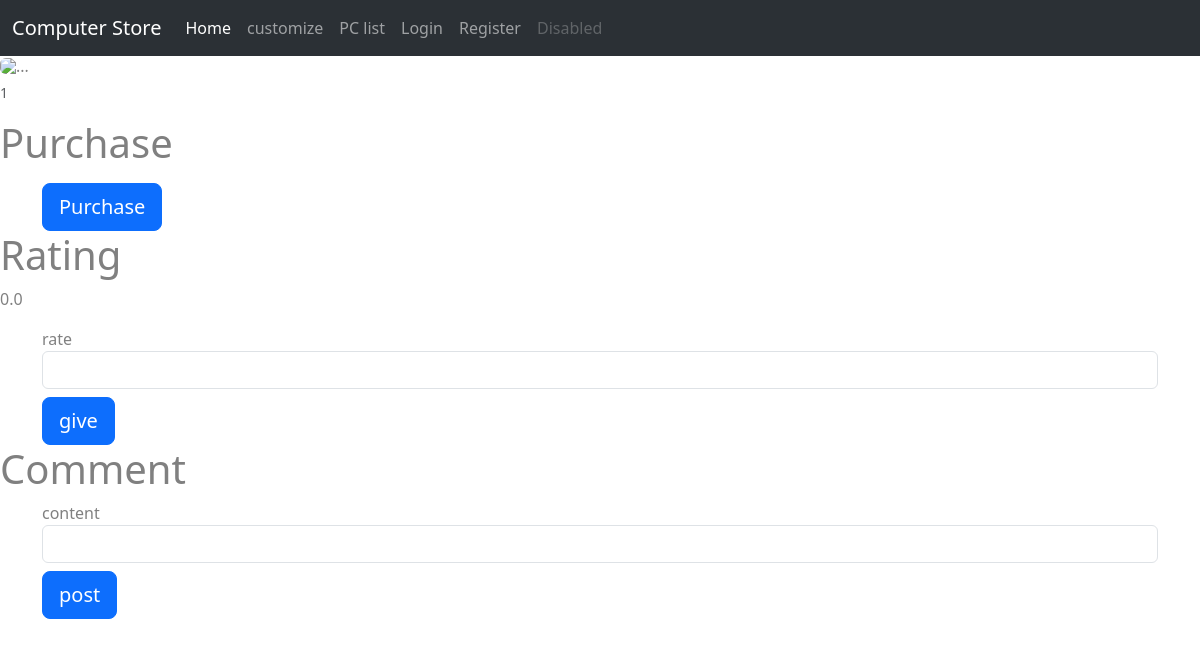
Before: /itempage/1 with the older database file.
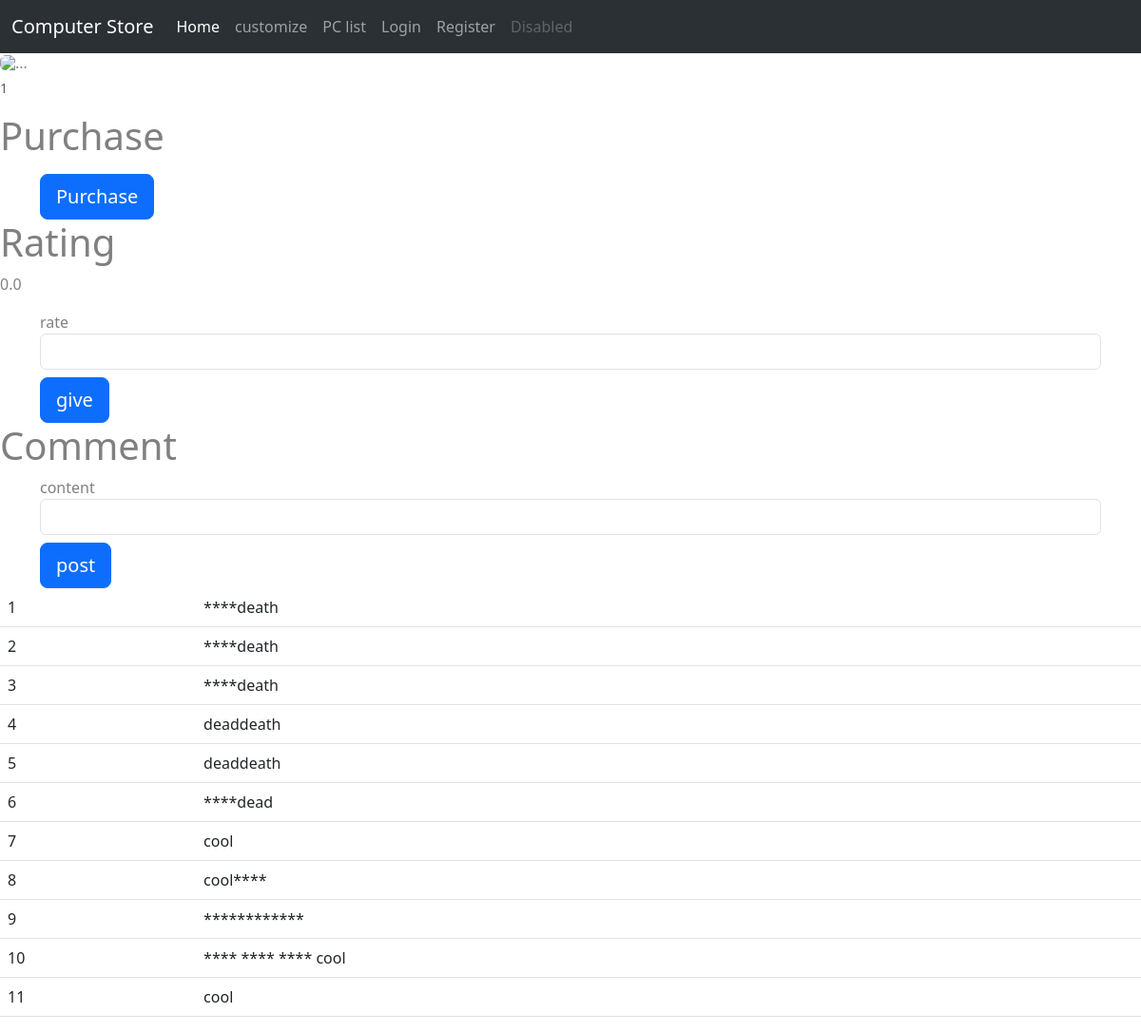
After: the same page with the newer database file.
### ltt/models.py (models this page shows, shortened)
class Item(db.Model):
    __tablename__ = 'item'
    id = db.Column(db.Integer,primary_key = True)
    item_name = db.Column(db.String(20))
    item_price = db.Column(db.Integer)
    item_image = db.Column(db.String(20), default = "default.jpg")
    item_type = db.Column(db.String(20))
    item_c = db.Column(db.Integer)
    comments = db.relationship("Comment",backref ="item")
    rate_count = db.Column(db.Integer, default = 0)
    rate_acc = db.Column(db.Integer,default = 0)

class Comment(db.Model):
    id = db.Column(db.Integer, primary_key = True)
    content = db.Column(db.String(120))
    item_id = db.Column(db.Integer, db.ForeignKey('item.id'))

### ltt/view.py (the view, shortened to what this page needs)
@view.route('/itempage/<int:items_id>', methods = ['GET','POST'])   #item page
def views(items_id):
    item_to_show = Item.query.get_or_404(items_id)
    c = Comment.query.filter_by(item_id = items_id)
    comment_to_submit = ""
    form = CommentForm()
    rform = RateForm()
    if rform.validate_on_submit():
        item_to_show.rate_count = item_to_show.rate_count + 1
        item_to_show.rate_acc = item_to_show.rate_acc + rform.rate.data
        db.session.commit()
        return redirect(url_for('view.views', items_id = items_id))
    Pform = PurchaseForm()
    return render_template('item.html',item_to_show = item_to_show,c = c ,form = form, rform = rform,Pform = Pform,current_user=current_user)

### ltt/forms.py
class CommentForm(FlaskForm):
    content = StringField(label='content',  validators=[DataRequired()])
    submit = SubmitField(label='post')

class RateForm(FlaskForm):
    rate = IntegerField(label='rate',  validators=[DataRequired()])
    submit = SubmitField(label='give')

### ltt/templates/item.html (shortened to what this page needs)
{% extends "base.html" %}
{% block contend %}
<figure class="figure">
    <img src="/static/pics/{{item_to_show.item_image}}" class="figure-img img-fluid rounded" alt="...">
    <figcaption class="figure-caption">{{item_to_show.item_name}}</figcaption>
</figure>
<h1>Purchase</h1>
<div class = "container">
    <form method="POST" class = "form-register">
        {{Pform.submit(class="btn btn-lg btn-block btn-primary mt-2")}}
    </form>
</div>
<h1>Rating</h1>
{% if item_to_show.rate_count == 0   %}
    <p>0.0</p>
{% else %}
    {% set rate = item_to_show.rate_acc/item_to_show.rate_count %}
    <p>{{rate}}</p>
{% endif %}
<div class = "container">
    <form method="POST" class = "form-register">
        {{ rform.rate.label() }}
        {{ rform.rate(class="form-control")}}
        {{ rform.submit(class="btn btn-lg btn-block btn-primary mt-2")}}
    </form>
</div>
<h1>Comment</h1>
<div class = "container">
    <form method="POST" class = "form-register">
        {{ form.content.label() }}
        {{ form.content(class="form-control")}}
        {{form.submit(class="btn btn-lg btn-block btn-primary mt-2")}}
    </form>
</div>
<table class = "table table-hover">
    <tbody>
        {% for cc in c %}
        <tr>
            <td>{{cc.id}}</td>
            <td>{{cc.content}}</td>
        </tr>
        {% endfor %}
    </tbody>
</table>
{% endblock %}

### ltt/templates/base.html (shortened to what this page needs)
<!DOCTYPE html>
<html>
    <head>
        <link href="https://cdn.jsdelivr.net/npm/bootstrap@5.3.0-alpha3/dist/css/bootstrap.min.css" rel="stylesheet">
        <link rel="stylesheet" type="text/css" href="{{ url_for('static', filename='main.css') }}">
    </head>
    <body>
        <nav class="navbar navbar-expand-lg bg-body-tertiary bg-dark"  data-bs-theme="dark">
            <div class="container-fluid">
              <a class="navbar-brand" href="#">Computer Store</a>
              <div class="collapse navbar-collapse" id="navbarNavAltMarkup">
                <div class="navbar-nav">
                  <a class="nav-link active" aria-current="page" href="/home">Home</a>
                  <a class="nav-link" href="/customize">customize</a>
                  <a class="nav-link" href="/prebulid">PC list</a>
                  {%if current_user.is_active == False%}
                    <a class="nav-link" href="/login">Login</a>
                    <a class="nav-link" href="/register">Register</a>
                  {%endif%}
                  <a class="nav-link disabled">Disabled</a>
                </div>
              </div>
            </div>
        </nav>
        {% block contend %}
        {%endblock%}
    </body>
</html>

### ltt/static/main.css (style rules this page uses)
* { box-sizing: border-box; }
body { color: grey; }

Changed rows visible on the page:
added Comment: id "1", content "****death"
added Comment: id "2", content "****death"
added Comment: id "3", content "****death"
added Comment: id "4", content "deaddeath"
added Comment: id "5", content "deaddeath"
added Comment: id "6", content "****dead"
added Comment: id "7", content "cool"
added Comment: id "8", content "cool****"
added Comment: id "9", content "************"
added Comment: id "10", content "**** **** **** cool"
added Comment: id "11", content "cool"
